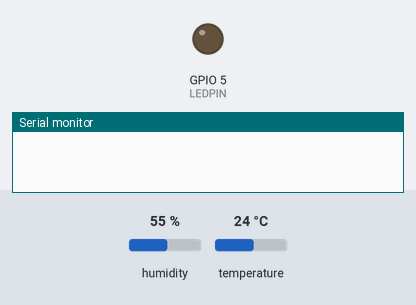
Recording of a program running on a simulated ESP32. Parts: output pins drawn as LEDs (lit = HIGH), the last lines printed to the serial monitor. The test bench sets the inputs (shaded band); at power-on: humidity 55 %, temperature 24 °C. WiFi joins after 1.5 s; servers stay silent unless stated; no MQTT or app messages arrive unless stated.

Above: at 0.1 s.
At 2.1 s:
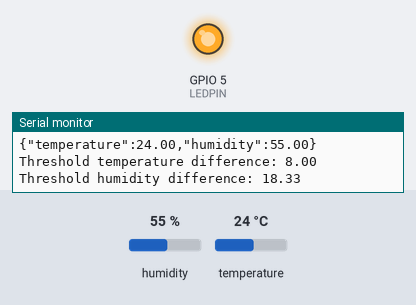
Timing chart, 0 to 4.6 s (numbered marks = the images above):
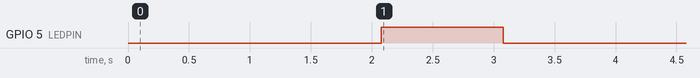

The program:

main.cpp
```cpp
#include <Arduino.h>
#include "DHT.h"
#include <DHT_U.h>
#include <WiFi.h>
#include <PubSubClient.h>
#include "soc/soc.h"
#include "soc/rtc_cntl_reg.h"

#define DHTPIN 4
#define LEDPIN 5

#define DHTTYPE DHT11

const char* ssid = "TP-Link_8888";
const char* password = "intreabalpelau";
const char* token = "SWMbLR5vACHCxpl9iFxG";

unsigned long lastSend = 0;
unsigned long blinkStart = 0;
bool isBlinking = false;

RTC_DATA_ATTR float lastTemp = 0.0;
RTC_DATA_ATTR float lastHumidity = 0.0;
RTC_DATA_ATTR float tempDifferences[3];
RTC_DATA_ATTR float humidityDifferences[3];
RTC_DATA_ATTR uint8_t tempDiffIndex = 0;
RTC_DATA_ATTR uint8_t humidityDiffIndex = 0;
RTC_DATA_ATTR uint32_t bootCount = 0;

WiFiClient espClient;
PubSubClient client(espClient);

DHT dht(DHTPIN, DHTTYPE);

// put function declarations here:
int myFunction(int, int);

void rpcCallback(char* topic, byte* payload, unsigned int length) {
  String message = "";
  for (unsigned int i = 0; i < length; i++) {
    message += (char)payload[i];
  }
  if (message.indexOf("blinkLed") != -1) {
    isBlinking = true;
    digitalWrite(LEDPIN, HIGH);
    blinkStart = millis();
  }
}

void setup() {
  WRITE_PERI_REG(RTC_CNTL_BROWN_OUT_REG, 0);
  // put your setup code here, to run once:
  Serial.begin(115200);
  dht.begin();
  WiFi.begin(ssid, password);
  client.setCallback(rpcCallback);
  pinMode(LEDPIN, OUTPUT);

  while (WiFi.status() != WL_CONNECTED) {
    delay(1000);
    Serial.println("Connecting to WiFi...");
  }
  client.setServer("eu.thingsboard.cloud", 1883);
}

void reconnect() {
  // Loop until we're reconnected
  while (!client.connected()) {
    Serial.print("Attempting MQTT connection...");
    // Attempt to connect
    if (client.connect("ESP32Client", token, NULL)) {
      Serial.println("connected");
      // Once connected, publish an announcement...
      client.publish("v1/devices/me/telemetry", "{\"message\":\"Hello from ESP32\"}");
      // ... and resubscribe
      client.subscribe("v1/devices/me/rpc/request/+");
    } else {
      Serial.print("failed, rc=");
      Serial.print(client.state());
      Serial.println(" try again in 5 seconds");
      // Wait 5 seconds before retrying
      delay(5000);
    }
  }
}

void loop() {
  // put your main code here, to run repeatedly:
  if (!client.connected()) {
    reconnect();
  }

  if (millis() - lastSend > 2000) { // Send telemetry every 2 seconds
    lastSend = millis();

    float temperature = dht.readTemperature();
    float humidity = dht.readHumidity();
    if(isnan(temperature) || isnan(humidity)) {
      Serial.println("Failed to read from DHT sensor!");
      return;
    }
    float tempMean = 0.0;
    float humidityMean = 0.0;
    float deltaTemp = abs(temperature - lastTemp);
    float deltaHumidity = abs(humidity - lastHumidity);

    tempDifferences[tempDiffIndex] = deltaTemp;
    humidityDifferences[humidityDiffIndex] = deltaHumidity;
    tempDiffIndex = (tempDiffIndex + 1) % 3;
    humidityDiffIndex = (humidityDiffIndex + 1) % 3;

    tempMean = (tempDifferences[0] + tempDifferences[1] + tempDifferences[2]) / 3;
    humidityMean = (humidityDifferences[0] + humidityDifferences[1] + humidityDifferences[2]) / 3;

    float tempThreshold = max(tempMean, 0.5f);
    float humidityThreshold = max(humidityMean, 0.5f);

    if (deltaTemp > tempThreshold || deltaHumidity > humidityThreshold) {
      String payload = "{\"temperature\":" + String(temperature) + ",\"humidity\":" + String(humidity) + "}";
      client.publish("v1/devices/me/telemetry", payload.c_str());
      digitalWrite(LEDPIN, HIGH);
      isBlinking = true;
      blinkStart = millis();
      lastTemp = temperature;
      lastHumidity = humidity;
      Serial.println(payload);
      Serial.println("Threshold temperature difference: " + String(tempThreshold));
      Serial.println("Threshold humidity difference: " + String(humidityThreshold));
    }
  }

  if(isBlinking && (millis() - blinkStart >= 1000)) {
        digitalWrite(LEDPIN, LOW);
        isBlinking = false;
      }

  client.loop();
}
```

Measured:
- by itself, GPIO 5 (LEDPIN): LOW → HIGH at 2.1 s, → LOW 1.0 s later
